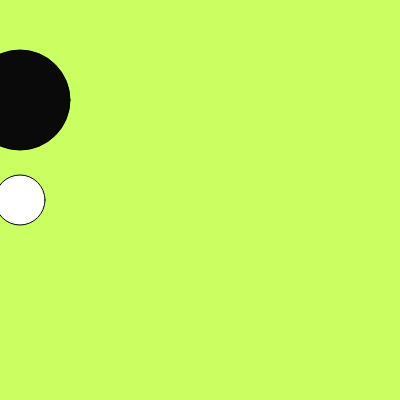
Frame 1 (no input)
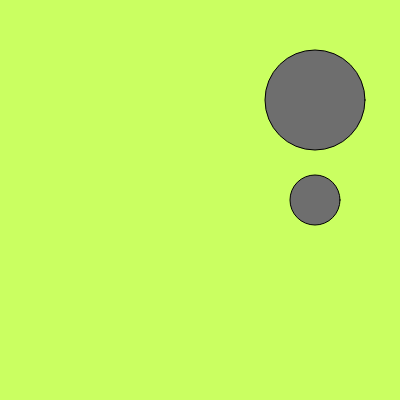
Frame 60 (no input)
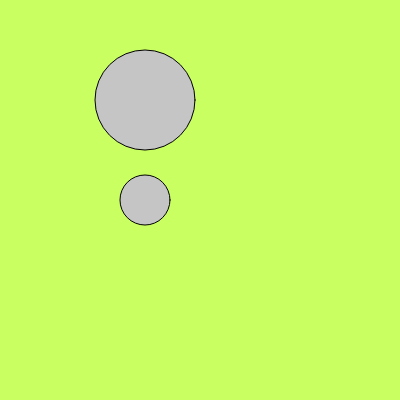
Frame 120 (the mouse pressed at the canvas centre since frame 60)

The p5.js sketch that drew these frames (run headless with seeded random() and noise() and a simulated clock; from frame 60 on, the mouse is pressed at the canvas centre):

// p5.js sketch
// ── sketch.js
// position of the ball
var x = 20;
// how far the ball moves every time
var speed = 5;



function setup() {
  createCanvas(400, 400);
  
}

function draw() {
  background(202, 255, 97);
  bouncyBall(200, 50, 210, 10);
  bouncyBall(100, 100,197, 110);
  x = x + speed;
 
}

function bouncyBall(ballY, ballD, ballC1, ballC2){
  
  
  ellipse(x, ballY, ballD, ballD);//here is our ball
  
    if (x > 375){
        fill(ballC1);
    }
    if (x < 25){
        fill(ballC2);
    }
    
    
    
    if (x > 375) {
        speed = -5;
    }
    if (x < 25) {
        speed = 5;
    }
}
